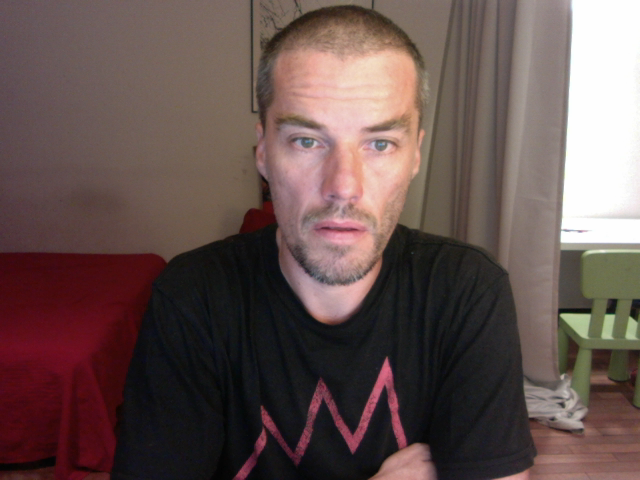
#> input picture dataset/center/2018-09-04_Laurent_6.png, 640 x 480 px
$ jupyter execute 2020-02-19_test_stepacool_ET.ipynb
#> lines starting #> are read from the running program, lines starting #| are printed output that depends on the picture; after the words box and inside, x2 and y2 are one past the last pixel; in counts of white or black regions, pixels touching at a corner belong together; long printed decimals are rounded
- https://medium.com/@stepanfilonov/tracking-your-eyes-with-python-3952e66194a6
- https://github.com/stepacool/Eye-Tracker

[cell 1]
from matplotlib import pyplot as plt
import cv2
import numpy as np

[cell 2]
face_cascade = cv2.CascadeClassifier('haarcascade_frontalface_default.xml')
eye_cascade = cv2.CascadeClassifier('haarcascade_eye.xml')

[cell 3]
filename = '../dataset/center/2018-09-04_Laurent_104.png'
filename = '../dataset/center/2018-09-04_Laurent_6.png'
threshold = 130

# Rapidement

[cell 4]
fig, ax = plt.subplots(1,1,figsize=(15,15))

img = cv2.imread(filename)
#> img is the input picture: shape (480, 640, 3); mean B, G, R 79.2, 82.3, 101.8
gray_picture = cv2.cvtColor(img, cv2.COLOR_BGR2GRAY)#make picture gray
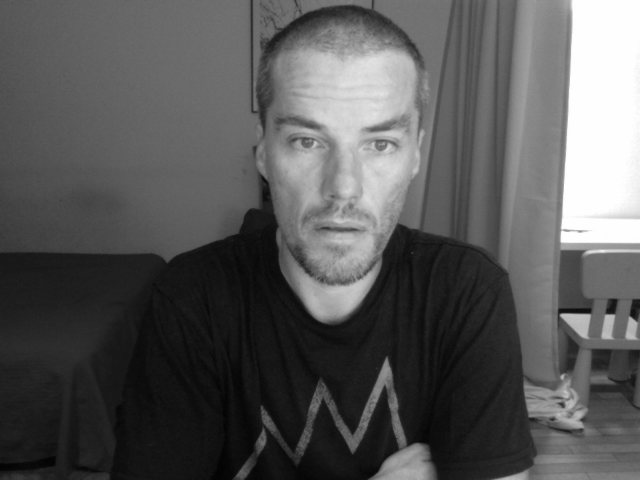
#> gray_picture: shape (480, 640); min 2, max 254, mean 87.8
faces = face_cascade.detectMultiScale(gray_picture, 1.3, 5)
#> faces = [[244, 67, 194, 194]]

for (x,y,w,h) in faces:
    cv2.rectangle(img,(x,y),(x+w,y+h),(255,255,0),2)
#> this loop made 1 pass
#> img: shape (480, 640, 3); 0.76% of pixels changed, all inside (x1, y1, x2, y2) = (243, 66, 440, 263)

gray_face = gray_picture[y:y+h, x:x+w] # cut the gray face frame out
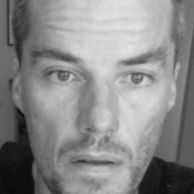
#> gray_face: shape (194, 194); min 8, max 228, mean 136.8
face = img[y:y+h, x:x+w] # cut the face frame out
eyes = eye_cascade.detectMultiScale(gray_face)
#> eyes = [[39, 57, 38, 38], [116, 58, 41, 41], [60, 62, 30, 30]]


for (ex,ey,ew,eh) in eyes:
    cv2.rectangle(face,(ex,ey),(ex+ew,ey+eh),(0,225,255),2)
#> this loop made 3 passes
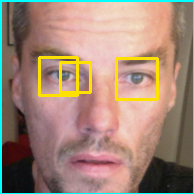
#> face: shape (194, 194, 3); mean B, G, R 118.9, 134.5, 160.7
#cv2.imshow('my image',img)
cv2.waitKey(0)
cv2.destroyAllWindows()


detector_params = cv2.SimpleBlobDetector_Params()
detector_params.filterByArea = True
detector_params.maxArea = 1500
detector = cv2.SimpleBlobDetector_create(detector_params)

def blob_process(img, detector):
    gray_frame = cv2.cvtColor(img, cv2.COLOR_BGR2GRAY)
    _, img = cv2.threshold(gray_frame, threshold, 255, cv2.THRESH_BINARY)
    img = cv2.erode(img, None, iterations=2) #1
    img = cv2.dilate(img, None, iterations=4) #2
    img = cv2.medianBlur(img, 5) #3
    keypoints = detector.detect(img)
    return keypoints


for (ex,ey,ew,eh) in eyes:
    eye = face[ey:ey+eh, ex:ex+ew]
    keypoints = blob_process(eye, detector)
    cv2.drawKeypoints(eye, keypoints, eye, (255, 0, 0), cv2.DRAW_MATCHES_FLAGS_DRAW_RICH_KEYPOINTS)
#> this loop made 3 passes
#> (ex, ey, ew, eh, keypoints) on passes 1 to 2: (39, 57, 38, 38, 1 keypoints; (x, y, size): (23, 17, 6.6)), (116, 58, 41, 41, 1 keypoints; (x, y, size): (20, 19, 7.4))
#> pass 1, in blob_process, `img = cv2.erode(img, None, iterations=2)`:
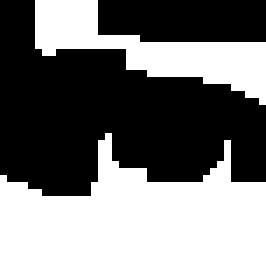
#> img: shape (38, 38) (shown 7 times larger); 46.2% white; 2 white regions, box (x1, y1, x2, y2) and area: (0, 19, 38, 38) 477, (5, 0, 38, 15) 190

plt.imshow(img);
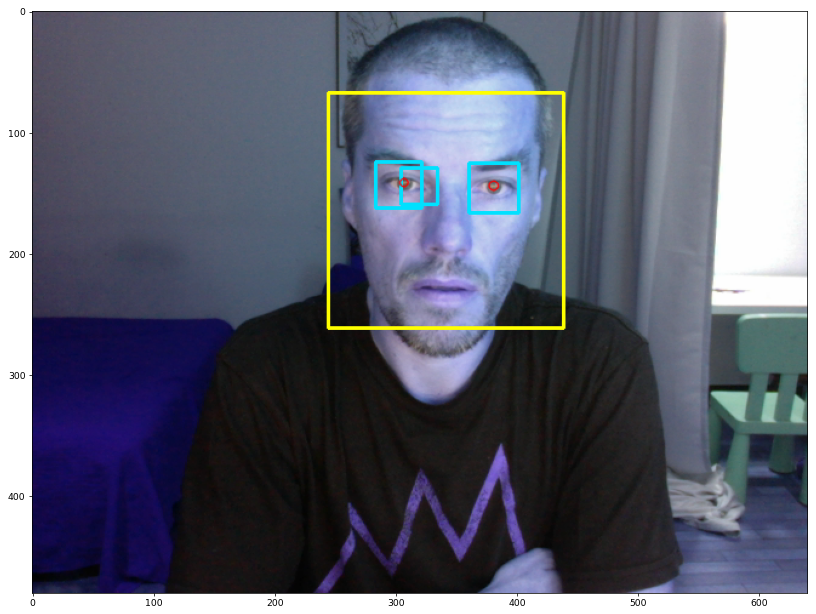
#> figure drawn by matplotlib, 1 panel; B, G, R data is drawn as R, G, B

# Fonction

[cell 5]
def detect_faces(img, cascade):
    gray_frame = cv2.cvtColor(img, cv2.COLOR_BGR2GRAY)
    coords = cascade.detectMultiScale(gray_frame, 1.3, 5)
#> coords = [[244, 67, 194, 194]]
    if len(coords) > 1:
        biggest = (0, 0, 0, 0)
        for i in coords:
            if i[3] > biggest[3]:
                biggest = i
        biggest = np.array([i], np.int32)
    elif len(coords) == 1:
        biggest = coords
#> biggest = [[244, 67, 194, 194]]
    else:
        return None
    for (x, y, w, h) in biggest:
        frame = img[y:y + h, x:x + w]
#> this loop made 1 pass
#> pass 1, in detect_faces, `frame = img[y:y + h, x:x + w]`:
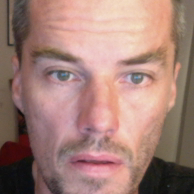
#> frame: shape (194, 194, 3); mean B, G, R 118.8, 127.3, 162.3
    return frame

def detect_eyes(img, cascade):
    gray_frame = cv2.cvtColor(img, cv2.COLOR_BGR2GRAY)
    eyes = cascade.detectMultiScale(gray_frame, 1.3, 5) # detect eyes
#> eyes = [[39, 56, 39, 39], [115, 57, 43, 43]]
    width = np.size(img, 1) # get face frame width
#> width = 194
    height = np.size(img, 0) # get face frame height
#> height = 194
    left_eye = None
    right_eye = None
    for (x, y, w, h) in eyes:
        if y > height / 2:
            pass
        eyecenter = x + w / 2  # get the eye center
        if eyecenter < width * 0.5:
            left_eye = img[y:y + h, x:x + w]
        else:
            right_eye = img[y:y + h, x:x + w]
#> this loop made 2 passes
#> (x, y, w, h, eyecenter) on passes 1 to 2: (39, 56, 39, 39, 58.5), (115, 57, 43, 43, 136.5)
#> pass 1, in detect_eyes, `left_eye = img[y:y + h, x:x + w]`:
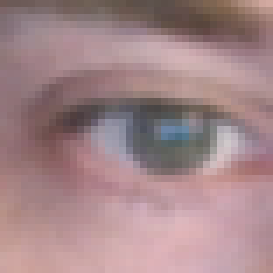
#> left_eye: shape (39, 39, 3) (shown 7 times larger); mean B, G, R 136.5, 133.6, 162.6
    return left_eye, right_eye

def cut_eyebrows(img):
    height, width = img.shape[:2]
#> height = 39; width = 39
    eyebrow_h = int(height / 4)
#> eyebrow_h = 9
    img = img[eyebrow_h:height-eyebrow_h, 0:width]  # cut eyebrows out (15 px)
#> img: shape (21, 39, 3)
    return img

detector_params = cv2.SimpleBlobDetector_Params()
detector_params.filterByArea = True
detector_params.maxArea = 1500
detector = cv2.SimpleBlobDetector_create(detector_params)

def blob_process(img, detector, threshold):
    gray_frame = cv2.cvtColor(img, cv2.COLOR_BGR2GRAY)
    _, img = cv2.threshold(gray_frame, threshold, 255, cv2.THRESH_BINARY)

    img = cv2.erode(img, None, iterations=2) #1
    img = cv2.dilate(img, None, iterations=4) #2
    img = cv2.medianBlur(img, 5) #3
    keypoints = detector.detect(img)
    return keypoints

[cell 6]
fig, ax = plt.subplots(1,6, figsize=(30,30))

img = cv2.imread(filename)
ax[0].imshow(img)
ax[0].set_title('raw_img')

face = detect_faces(img, face_cascade)
ax[1].imshow(face)
ax[1].set_title('face')

left_eye_, right_eye_ = detect_eyes(face, eye_cascade)
ax[2].imshow(left_eye_)
ax[2].set_title('left_eye')
ax[3].imshow(right_eye_)
ax[3].set_title('right_eye')


left_eye, right_eye = cut_eyebrows(left_eye_), cut_eyebrows(right_eye_)
ax[4].imshow(left_eye)
ax[4].set_title('left_eye_cut')
ax[5].imshow(right_eye)
ax[5].set_title('right_eye_cut')
#> figure, not shown here; B, G, R data is drawn as R, G, B

[cell 7]
fig, ax = plt.subplots(1,3, figsize=(30,30))

for (n, e), title in zip(enumerate([left_eye, right_eye]), ['left_eye', 'right_eye']) :
    eye = cv2.cvtColor(e, cv2.COLOR_BGR2GRAY)
    _, i = cv2.threshold(eye, threshold, 255, cv2.THRESH_BINARY)

    ax[n].imshow(i, cmap='gray')
    ax[n].set_title(title)

    keypoints = blob_process(e, detector, threshold=threshold)
    #print(keypoints)
    cv2.drawKeypoints(e, keypoints, e, (255, 0, 0), cv2.DRAW_MATCHES_FLAGS_DRAW_RICH_KEYPOINTS)
#> this loop made 2 passes
#> (title, keypoints) on passes 1 to 2: ('left_eye', 1 keypoints; (x, y, size): (23, 10, 7.3)), ('right_eye', 1 keypoints; (x, y, size): (21, 10, 7.4))
#> pass 1, in blob_process, `img = cv2.dilate(img, None, iterations=4)`:
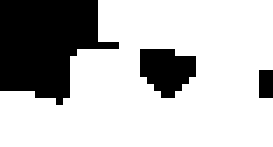
#> img: shape (21, 39) (shown 7 times larger); 73.5% white; 3 black regions (1 under 20 px), largest, box (x1, y1, x2, y2) and area: (0, 0, 17, 15) 168, (20, 7, 28, 14) 41
#> after the loop:
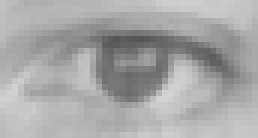
#> eye: shape (23, 43) (shown 6 times larger); min 84, max 212, mean 167.2
ax[2].imshow(face)
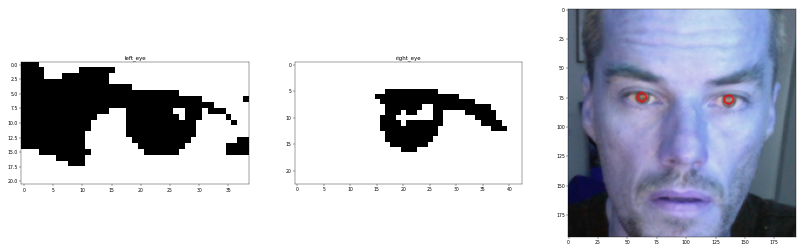
#> figure drawn by matplotlib, 3 panels; B, G, R data is drawn as R, G, B

[cell 8]
print(keypoints[0].pt, keypoints[0].size)
#| (21.286, 9.698) 7.444
